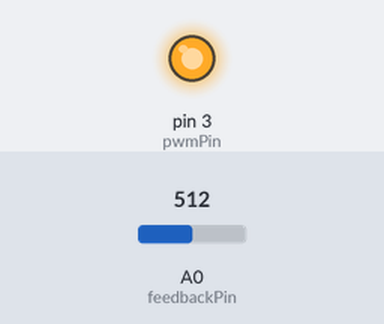
Bench run of a sketch on a simulated Arduino Uno, built with avr-gcc and run on an emulated ATmega328P. On the bench: output pins drawn as LEDs (lit = HIGH). The test bench sets the inputs (shaded band); at power-on: A0 (feedbackPin) = 512.

Above: at 0.1 s.
Timing chart, 0 to 1.6 s (numbered marks = the images above):
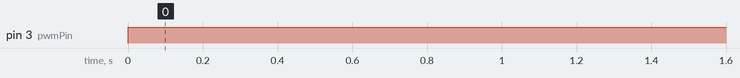

Measured:
- by itself, pin 3 (pwmPin): LOW → HIGH at 0.00 s

The sketch:

20khz_pwm_timer2_analog_feedback.ino
```cpp
const int pwmPin = 3;       // PWM output pin
const int feedbackPin = A0; // Analog pin for feedback voltage

float desiredVoltage = 5.0; // Desired output voltage
float feedbackVoltage = 0.0; // Current feedback voltage
float error = 0.0;           // Voltage error
float dutyCycle = 0.0;       // PWM duty cycle

void setup() {
  pinMode(pwmPin, OUTPUT); // Set PWM pin as output
  analogReference(DEFAULT); // Use default analog reference voltage (usually 5V)

  // Configure Timer 2 for Fast PWM mode with non-inverted output
  TCCR2A = _BV(COM2A1) | _BV(WGM21) | _BV(WGM20);
  TCCR2B = _BV(WGM22) | _BV(CS20); // No prescaler
}

void loop() {
  // Read feedback voltage
  feedbackVoltage = analogRead(feedbackPin) * (5.0 / 1023.0); // Convert ADC reading to voltage

  // Calculate error
  error = desiredVoltage - feedbackVoltage;

  // Adjust duty cycle based on error
  if (error > 0) {
    dutyCycle += 0.01; // Increase duty cycle incrementally
    if (dutyCycle > 1.0) dutyCycle = 1.0; // Clamp duty cycle to maximum value
  } else if (error < 0) {
    dutyCycle -= 0.01; // Decrease duty cycle incrementally
    if (dutyCycle < 0.0) dutyCycle = 0.0; // Clamp duty cycle to minimum value
  }

  // Apply PWM duty cycle
  int pwmValue = dutyCycle * 255;
  analogWrite(pwmPin, pwmValue); // Output PWM signal
}
```
